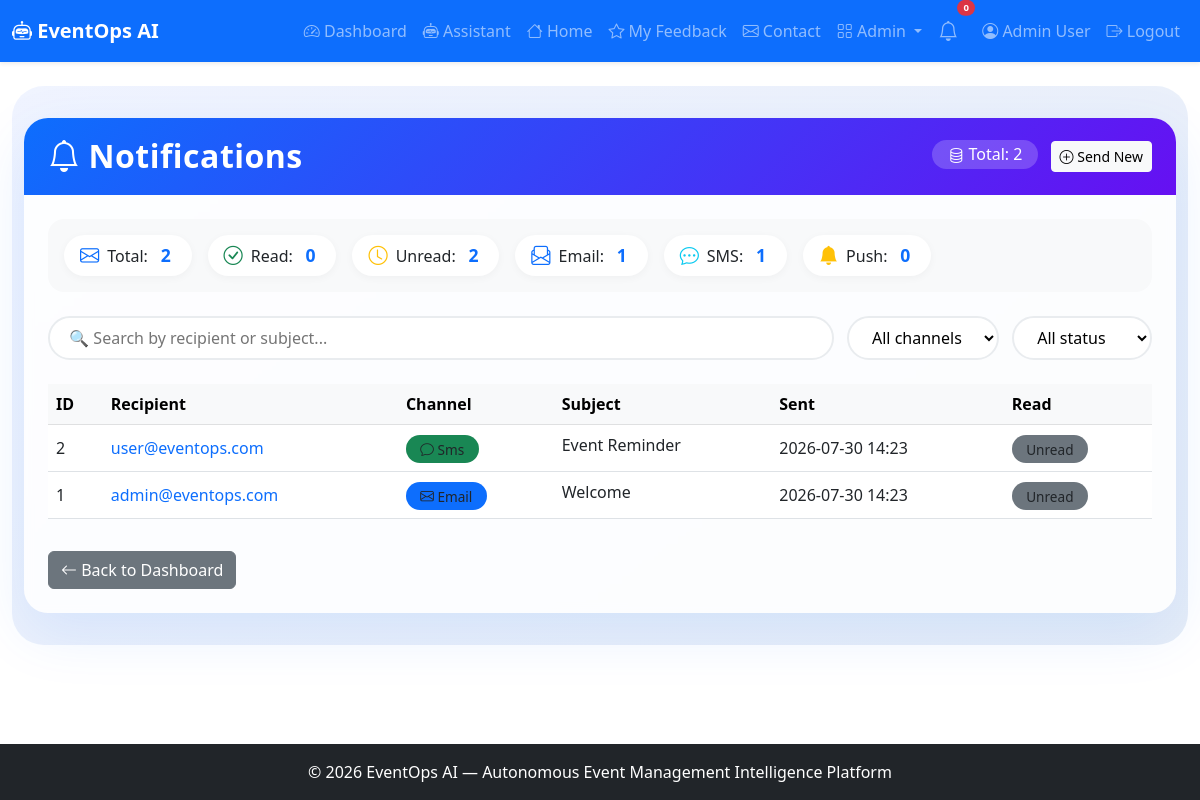
The app's page /admin/notifications (signed in) with its own data.
### app.py (models this page shows, shortened)
class User(UserMixin, db.Model):
    id = db.Column(db.Integer, primary_key=True)
    name = db.Column(db.String(100), nullable=False)
    email = db.Column(db.String(100), unique=True, nullable=False)
    password_hash = db.Column(db.String(200), nullable=False)
    role = db.Column(db.String(20), default='user')
    created_at = db.Column(db.DateTime, default=lambda: datetime.now(timezone.utc))

class Notification(db.Model):
    id = db.Column(db.Integer, primary_key=True)
    user_id = db.Column(db.Integer, db.ForeignKey('user.id'), nullable=True)
    recipient = db.Column(db.String(100))
    channel = db.Column(db.String(20))
    subject = db.Column(db.String(200))
    message = db.Column(db.Text)
    sent_at = db.Column(db.DateTime, default=lambda: datetime.now(timezone.utc))
    read = db.Column(db.Boolean, default=False)
    user = db.relationship('User', backref='notifications')

### app.py (the view)
@app.route('/admin/notifications')
@login_required
def admin_notifications():
    if current_user.role != 'admin':
        abort(403)
    notifications = Notification.query.order_by(Notification.sent_at.desc()).all()
    return render_template('admin_notifications.html', notifications=notifications)

### app.py (called while the page is built)
@login_manager.user_loader
def load_user(user_id):
    return User.query.get(int(user_id))

### templates/admin_notifications.html (shortened to what this page needs)
{% extends "base.html" %}
{% block content %}
<div class="admin-wrapper">
    <div class="container-fluid">
        <div class="card admin-card">
            <div class="card-header d-flex flex-wrap justify-content-between align-items-center">
                <h2 class="mb-0"><i class="bi bi-bell me-2"></i>Notifications</h2>
                <div>
                    <span class="total-badge"><i class="bi bi-database"></i> Total: {{ notifications|length }}</span>
                    <a href="{{ url_for('admin_notification_send') }}" class="btn btn-light btn-sm ms-2">
                        <i class="bi bi-plus-circle"></i> Send New
                    </a>
                </div>
            </div>
            <div class="card-body">
                <div class="stats-row">
                    <div class="stat-item"><i class="bi bi-envelope"></i> Total: <span class="stat-num">{{ notifications|length }}</span></div>
                    <div class="stat-item"><i class="bi bi-check-circle text-success"></i> Read: <span class="stat-num">{{ notifications|selectattr('read', 'equalto', True)|list|length }}</span></div>
                    <div class="stat-item"><i class="bi bi-clock text-warning"></i> Unread: <span class="stat-num">{{ notifications|selectattr('read', 'equalto', False)|list|length }}</span></div>
                    <div class="stat-item"><i class="bi bi-envelope-paper text-primary"></i> Email: <span class="stat-num">{{ notifications|selectattr('channel', 'equalto', 'email')|list|length }}</span></div>
                    <div class="stat-item"><i class="bi bi-chat-dots text-info"></i> SMS: <span class="stat-num">{{ notifications|selectattr('channel', 'equalto', 'sms')|list|length }}</span></div>
                    <div class="stat-item"><i class="bi bi-bell-fill text-warning"></i> Push: <span class="stat-num">{{ notifications|selectattr('channel', 'equalto', 'push')|list|length }}</span></div>
                </div>
                <div class="filter-bar">
                    <input type="text" id="searchNotif" class="search-box" placeholder="🔍 Search by recipient or subject...">
                    <select id="filterChannel" class="filter-select">
                        <option value="">All channels</option>
                    </select>
                    <select id="filterRead" class="filter-select">
                        <option value="">All status</option>
                    </select>
                </div>
                <div class="table-responsive">
                    <table class="table table-hover align-middle" id="notifTable">
                        <thead class="table-light">
                            <tr>
                                <th>ID</th>
                                <th>Recipient</th>
                                <th>Channel</th>
                                <th>Subject</th>
                                <th>Sent</th>
                                <th>Read</th>
                            </tr>
                        </thead>
                        <tbody>
                            {% for notif in notifications %}
                            <tr data-recipient="{{ notif.recipient|lower }}"
                                data-subject="{{ notif.subject|lower }}"
                                data-channel="{{ notif.channel|lower }}"
                                data-read="{{ notif.read|string|lower }}">
                                <td>{{ notif.id }}</td>
                                <td><span class="recipient-email">{{ notif.recipient }}</span></td>
                                <td>
                                    <span class="badge-status bg-{{ 'primary' if notif.channel == 'email' else 'success' if notif.channel == 'sms' else 'warning' }}">
                                        <i class="bi bi-{{ 'envelope' if notif.channel == 'email' else 'chat' if notif.channel == 'sms' else 'bell' }}"></i>
                                        {{ notif.channel|title }}
                                    </span>
                                </td>
                                <td><span class="subject-preview" title="{{ notif.subject }}">{{ notif.subject }}</span></td>
                                <td>{{ notif.sent_at.strftime('%Y-%m-%d %H:%M') }}</td>
                                <td>
                                    <span class="badge-status bg-{{ 'success' if notif.read else 'secondary' }}">
                                        {{ 'Read' if notif.read else 'Unread' }}
                                    </span>
                                </td>
                            </tr>
                            {% endfor %}
                        </tbody>
                    </table>
                </div>
                <div class="mt-3">
                    <a href="{{ url_for('dashboard') }}" class="btn btn-secondary">
                        <i class="bi bi-arrow-left"></i> Back to Dashboard
                    </a>
                </div>
            </div>
        </div>
    </div>
</div>
{% endblock %}

### templates/base.html (shortened to what this page needs)
<!DOCTYPE html>
<html lang="en">
<head>
    <link href="https://cdn.jsdelivr.net/npm/bootstrap@5.3.0/dist/css/bootstrap.min.css" rel="stylesheet">
    <link rel="stylesheet" href="https://cdn.jsdelivr.net/npm/bootstrap-icons@1.11.0/font/bootstrap-icons.css">
    <link rel="stylesheet" href="{{ url_for('static', filename='css/style.css') }}">
</head>
<body>
    <nav class="navbar navbar-expand-lg navbar-dark bg-primary shadow-sm">
        <div class="container-fluid">
            <a class="navbar-brand fw-bold" href="{{ url_for('index') }}">
                <i class="bi bi-robot"></i> EventOps AI
            </a>
            <div class="collapse navbar-collapse" id="navbarNav">
                <ul class="navbar-nav ms-auto align-items-lg-center">
                    {% if current_user.is_authenticated %}
                        <li class="nav-item">
                            <a class="nav-link" href="{{ url_for('dashboard') }}">
                                <i class="bi bi-speedometer2"></i> Dashboard
                            </a>
                        </li>
                        <li class="nav-item">
                            <a class="nav-link" href="{{ url_for('assistant_page') }}">
                                <i class="bi bi-robot"></i> Assistant
                            </a>
                        </li>
                        <li class="nav-item">
                            <a class="nav-link" href="{{ url_for('index') }}">
                                <i class="bi bi-house"></i> Home
                            </a>
                        </li>
                    <li class="nav-item">
                         <a class="nav-link" href="{{ url_for('feedback_list') }}">
                            <i class="bi bi-star"></i> My Feedback
                         </a>
                    </li>
                        <li class="nav-item">
                            <a class="nav-link" href="{{ url_for('contact') }}">
                                <i class="bi bi-envelope"></i> Contact
                            </a>
                        </li>
                        {% if current_user.role == 'admin' %}
                        <li class="nav-item dropdown">
                            <a class="nav-link dropdown-toggle" href="#" role="button" data-bs-toggle="dropdown">
                                <i class="bi bi-grid"></i> Admin
                            </a>
                        </li>
                        {% endif %}
                        <li class="nav-item position-relative me-2">
                            <a class="nav-link" href="#" title="Notifications" data-bs-toggle="dropdown">
                                <i class="bi bi-bell fs-5"></i>
                                <span class="position-absolute top-0 start-100 translate-middle badge rounded-pill bg-danger" style="font-size:0.6rem;">
                                    0
                                </span>
                            </a>
                        </li>
                        <li class="nav-item">
                            <a class="nav-link" href="{{ url_for('profile') }}">
                                <i class="bi bi-person-circle"></i> {{ current_user.name }}
                            </a>
                        </li>
                        <li class="nav-item">
                            <a class="nav-link" href="{{ url_for('logout') }}">
                                <i class="bi bi-box-arrow-right"></i> Logout
                            </a>
                        </li>
                    {% endif %}
                </ul>
            </div>
        </div>
    </nav>
    <main class="container-fluid py-4">
        {% block content %}{% endblock %}
    </main>
    <footer class="footer bg-dark text-white py-3 mt-4">
        <div class="container text-center">
            <span>© 2026 EventOps AI — Autonomous Event Management Intelligence Platform</span>
        </div>
    </footer>
</body>
</html>

### static/css/style.css (style rules this page uses)
body { padding-bottom: 60px; }
.footer { position: fixed; bottom: 0; width: 100%; }

### templates/admin_notifications.html (style rules this page uses)
.admin-wrapper { background: linear-gradient(145deg, #f0f4ff 0%, #e6edf7 100%); padding: 2rem 0; border-radius: 2rem; }
.admin-card { border: none; border-radius: 1.5rem; box-shadow: 0 20px 60px rgba(13, 110, 253, 0.10); background: rgba(255, 255, 255, 0.85); backdrop-filter: blur(4px); overflow: hidden; }
.admin-card .card-header { background: linear-gradient(135deg, #0d6efd, #6610f2); color: white; padding: 1.2rem 1.5rem; border: none; }
.admin-card .card-header h2 { font-weight: 700; letter-spacing: 0.5px; }
.admin-card .card-body { padding: 1.5rem; }
.stats-row { display: flex; flex-wrap: wrap; gap: 1rem; margin-bottom: 1.5rem; background: #f8f9fa; border-radius: 1rem; padding: 1rem; }
.stats-row .stat-item { display: flex; align-items: center; gap: 0.5rem; background: white; padding: 0.4rem 1rem; border-radius: 50px; box-shadow: 0 2px 8px rgba(0,0,0,0.04); }
.stats-row .stat-item i { font-size: 1.2rem; color: #0d6efd; }
.stats-row .stat-item .stat-num { font-weight: 700; color: #0d6efd; font-size: 1.1rem; margin: 0 0.3rem; }
.filter-bar { display: flex; flex-wrap: wrap; gap: 0.8rem; margin-bottom: 1.5rem; }
.filter-bar .search-box { flex: 1; min-width: 200px; border-radius: 50px; border: 2px solid #e9ecef; padding: 0.5rem 1.2rem; transition: all 0.2s; background: white; }
.filter-bar .filter-select { border-radius: 50px; border: 2px solid #e9ecef; padding: 0.5rem 1.2rem; background: white; transition: all 0.2s; min-width: 140px; }
.table-hover tbody tr { transition: all 0.2s ease; }
.badge-status { padding: 0.3rem 0.9rem; border-radius: 30px; font-weight: 500; font-size: 0.85rem; }
.total-badge { background: rgba(255,255,255,0.2); padding: 0.2rem 1rem; border-radius: 30px; font-weight: 500; }
.recipient-email { font-weight: 500; color: #0d6efd; }
.subject-preview { max-width: 180px; white-space: nowrap; overflow: hidden; text-overflow: ellipsis; display: inline-block; }

### records on screen
User: name "Admin User"
Notification: id "2", recipient "user@eventops.com", channel "Sms", subject "Event Reminder", sent_at "2026-07-30 14:23", read "Unread"
Notification: id "1", recipient "admin@eventops.com", channel "Email", subject "Welcome", sent_at "2026-07-30 14:23", read "Unread"

### other values on screen
{{ notifications|length }} "2"
{{ notifications|selectattr('read', 'equalto', True)|list|length }} "0"
{{ notifications|selectattr('read', 'equalto', False)|list|length }} "2"
{{ notifications|selectattr('channel', 'equalto', 'email')|list|length }} "1"
{{ notifications|selectattr('channel', 'equalto', 'sms')|list|length }} "1"
{{ notifications|selectattr('channel', 'equalto', 'push')|list|length }} "0"
